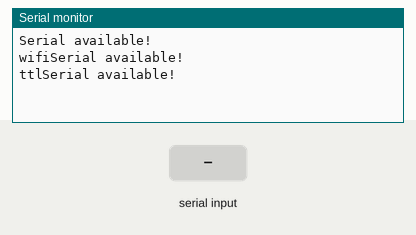
Recording of a sketch running on a simulated Arduino Uno, built with avr-gcc and run on an emulated ATmega328P. Parts: the last lines printed to the serial monitor. Inputs (shaded band) come from the test bench.

Above: at 1.2 s.
1.3 s: "1" received over the second serial link
At 2.5 s:
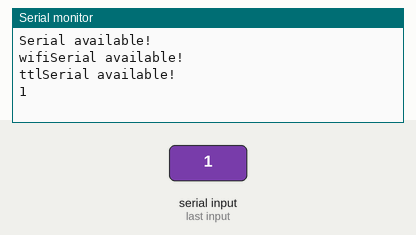
2.8 s: "0" received over the second serial link
At 3.8 s:
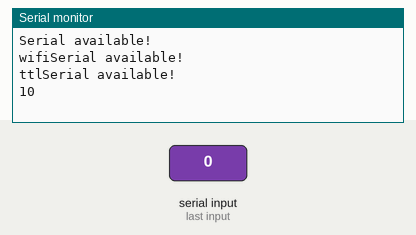

The sketch:

SoftwareSerialTest_ESP8266_FT232RL.ino
```cpp
# include <SoftwareSerial.h>

// Set SoftwareSerial to wifi ESP8266.
SoftwareSerial wifiSerial ( 2, 3 ); // RX: D2, TX: D3

// Set SoftwareSerial to ttl FT232RL.
SoftwareSerial ttlSerial ( 10, 11 ); // RX: D10, TX: D11

void setup ( )
  {
    // Given a Baud Rate for Arduino Serial Port ( D1, D0 )
    Serial.begin ( 9600 );
    // Waiting for Arduino Serial ready.
    while ( Serial.available ( ) != false )
      {
        ; // wait for serial port to connect. Needed for native USB port only
      }
    Serial.println ( "Serial available!" );

    wifiSerial.begin ( 9600 );
    while ( wifiSerial.available ( ) != false )
      {
        ; // wait for serial port to connect. Needed for native USB port only
      }
    wifiSerial.listen ( );
    Serial.println ( "wifiSerial available!" );

    ttlSerial.begin ( 9600 );
    while ( ttlSerial.available ( ) != false )
      {
        ; // wait for serial port to connect. Needed for native USB port only
      }
    ttlSerial.listen ( );
    Serial.println ( "ttlSerial available!" );
  }

void loop ( )
  {

    while ( Serial.available ( ) > 0 )
      {
        byte inByte = Serial.read ( );
        // Because use the multiple Software Serial Port, have to delay sometime to read
        // Otherwise, will get non-complite byte data.
        delay ( 20 );
        // write a byte ( 8 bits: 0 ~ 255 ); Compare to the char is 8 bits: -128 ~ 127
        wifiSerial.write ( inByte );
        ttlSerial.write ( inByte );
      }

    // Key point: because I use multiple SoftwareSerial, listen on the Wifi Software Serial Port.
    wifiSerial.listen ( );
    // While there is data coming in, read it and send to the hardware serial port:
    while ( wifiSerial.available ( ) > 0 )
      {
        // Because use the multiple Software Serial Port, have to delay sometime to read
        // Otherwise, will get non-complite byte data.
        byte inByte = wifiSerial.read ( );
        delay ( 20 );
        Serial.write ( inByte );
        ttlSerial.write ( inByte );
      }
  }
```

Measured:
- after the input at 1.3 s, the serial monitor: prints a new line at once (image 1)
- after the input at 2.8 s, the serial monitor: prints a new line at once (image 2)
